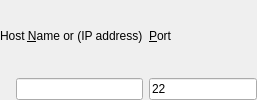
            <widget class="QWidget" name="ip_page">
             <layout class="QGridLayout" name="gridLayout_64">
              <property name="leftMargin">
               <number>0</number>
              </property>
              <property name="topMargin">
               <number>0</number>
              </property>
              <property name="rightMargin">
               <number>0</number>
              </property>
              <property name="bottomMargin">
               <number>0</number>
              </property>
              <item row="1" column="1">
               <widget class="QLineEdit" name="le_hostname">
                <property name="sizePolicy">
                 <sizepolicy hsizetype="Expanding" vsizetype="Fixed">
                  <horstretch>1</horstretch>
                  <verstretch>0</verstretch>
                 </sizepolicy>
                </property>
               </widget>
              </item>
              <item row="1" column="2">
               <widget class="QLineEdit" name="le_port">
                <property name="text">
                 <string>22</string>
                </property>
               </widget>
              </item>
              <item row="0" column="2">
               <widget class="QLabel" name="lb_port">
                <property name="sizePolicy">
                 <sizepolicy hsizetype="Expanding" vsizetype="Preferred">
                  <horstretch>0</horstretch>
                  <verstretch>0</verstretch>
                 </sizepolicy>
                </property>
                <property name="text">
                 <string>&amp;Port</string>
                </property>
                <property name="buddy">
                 <cstring>le_port</cstring>
                </property>
               </widget>
              </item>
              <item row="1" column="0">
               <widget class="QWidget" name="widget_63" native="true">
                <property name="sizePolicy">
                 <sizepolicy hsizetype="Fixed" vsizetype="Fixed">
                  <horstretch>0</horstretch>
                  <verstretch>0</verstretch>
                 </sizepolicy>
                </property>
                <property name="minimumSize">
                 <size>
                  <width>10</width>
                  <height>10</height>
                 </size>
                </property>
                <property name="maximumSize">
                 <size>
                  <width>10</width>
                  <height>10</height>
                 </size>
                </property>
               </widget>
              </item>
              <item row="0" column="0" colspan="2">
               <widget class="QLabel" name="lb_hostname">
                <property name="text">
                 <string>Host &amp;Name or (IP address)</string>
                </property>
                <property name="buddy">
                 <cstring>le_hostname</cstring>
                </property>
               </widget>
              </item>
             </layout>
            </widget>
